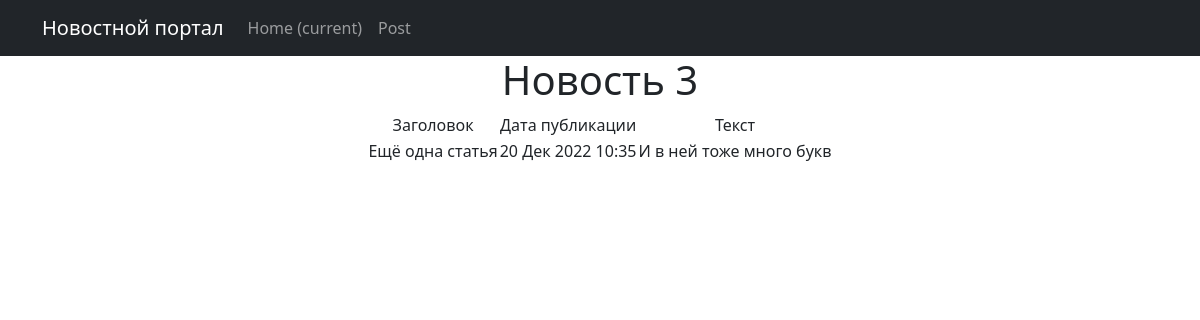
Screenshot of /news/3 with the database file from the repository.
### news/models.py (models this page shows, shortened)
class Post(models.Model):
    author = models.ForeignKey(Author, on_delete=models.CASCADE)
    NEWS = 'NW'
    ARTICLE = 'AR'
    CATEGORY_CHOICES = (
        (NEWS, 'Новость'),
        (ARTICLE, 'Статья'),
    )
    category_type = models.CharField(max_length=2, choices=CATEGORY_CHOICES, default=ARTICLE)
    dateCreation = models.DateTimeField(auto_now_add=True)
    postCategory = models.ManyToManyField(Category, through="PostCategory")
    title = models.CharField(max_length=128)
    text = models.TextField()
    rating = models.SmallIntegerField(default=0)
    def __str__(self):
        return '{}'.format(self.pk)

### news/views.py (the view)
# urls.py: path('<int:pk>', NewsDetail.as_view(), name='news detail'),
class NewsDetail(DetailView):
    model = Post
    template_name = 'new.html'
    context_object_name = 'new'

### news/templatetags/custom_filters.py (called while the page is built)
@register.filter(name="censor")
def censor(value):
    if not isinstance(value, str):
        raise TypeError(f"Ошибка: переменная {value} должна быть строкой")
    for bw in value.split():
        if bw.lower() in bad_words:
            value = value.replace(bw, list(bw)[0] + ((len(bw) - 1) * "*"))
    return value

### news/templates/flatpages/new.html (shortened to what this page needs)
{% extends 'default.html' %}
{% load custom_filters %}
{% block content %}
<h1>Новость {{ new }}</h1>
<table style="margin-left: auto; margin-right: auto;">
<tr>
    <td>Заголовок</td>
    <td>Дата публикации</td>
    <td>Текст</td>
</tr>
<tr>
    <td>{{ new.title|censor }}</td>
    <td>{{ new.dateCreation|date:'d M Y H:i' }}</td>
    <td>{{ new.text|censor }}</td>
</tr>
</table>
{% endblock content %}

### rows the page displays
Post: id "3", title|censor "Ещё одна статья", dateCreation "20 Дек 2022 10:35", text|censor "И в ней тоже много букв"
